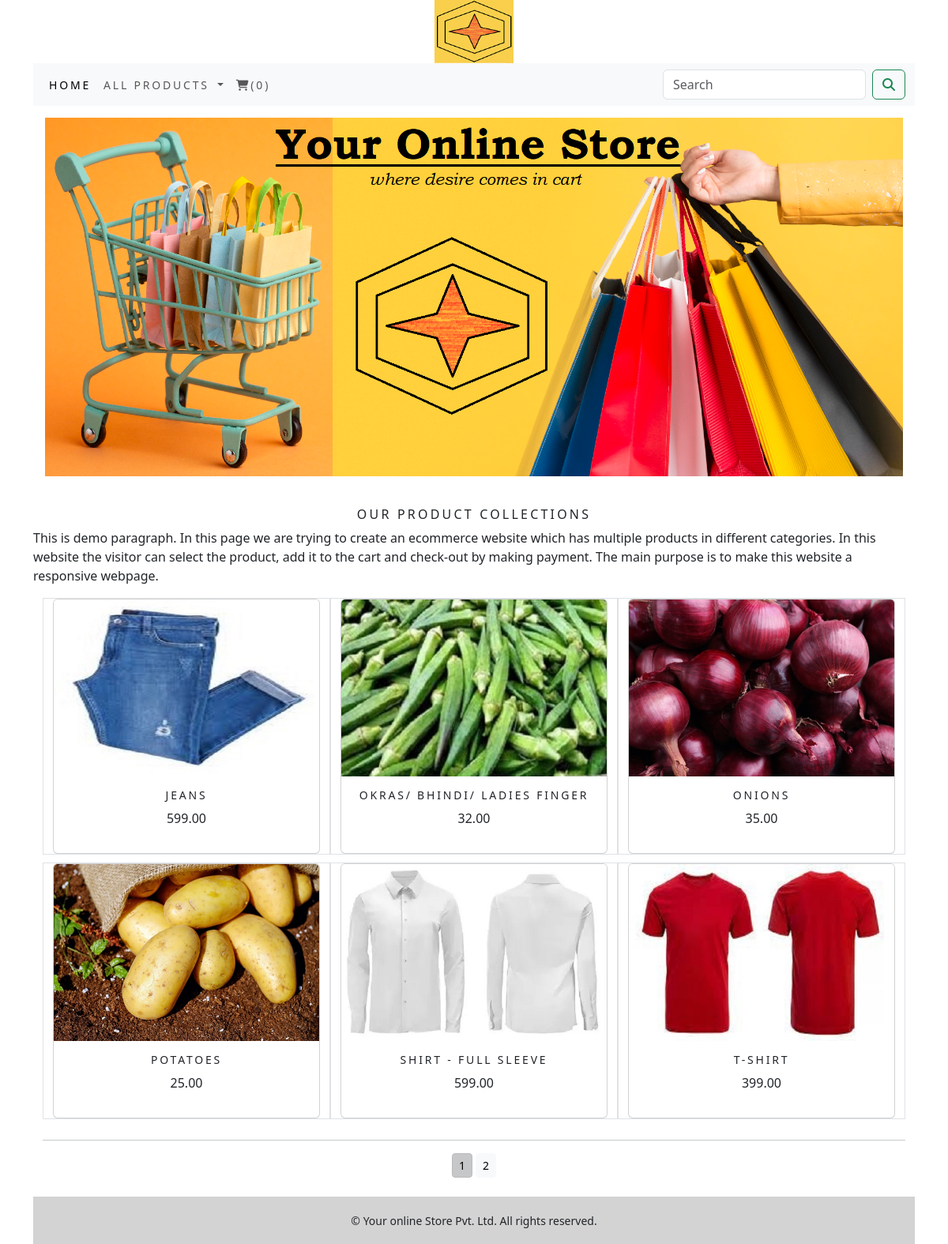
The page / on the database its author committed.
### shop/models.py (models this page shows, shortened)
class Product(models.Model):
    name = models.CharField(max_length=250, unique=True)
    slug = models.SlugField(max_length=250, unique=True)
    descr = models.TextField(blank=True)
    price = models.DecimalField(max_digits=10, decimal_places=2)
    category = models.ForeignKey(Category, on_delete=models.CASCADE)
    image = models.ImageField(upload_to='product', blank=True)
    stock = models.IntegerField()
    available = models.BooleanField(default=True)
    created = models.DateTimeField(auto_now_add=True)
    updated = models.DateTimeField(auto_now=True)
    def get_url(self):
        return reverse('shop:pcd', args=[self.category.slug, self.slug])
    class Meta:
        ordering = ('name',)
        verbose_name = 'product'
        verbose_name_plural = 'products'

### ecommerceproject/views.py (the view)
# urls.py: 2. Add a URL to urlpatterns:  path('', views.home, name='home')
def home(request, c_slug=None):
    c_page = None
    products_list = None
    if c_slug != None:
        c_page = get_object_or_404(Category, slug=c_slug)
        products_list = Product.objects.all().filter(category=c_page, available=True)
    else:
        products_list = Product.objects.all().filter(available=True)
    paginator = Paginator(products_list, 6)
    try:
        page = int(request.GET.get('page','1'))
    except:
        page = 1
    try:
        products = paginator.page(page)
    except (EmptyPage, InvalidPage):
        products = paginator.page(paginator.num_pages)
    return render(request, 'category.html', {'category': c_page, 'products': products})

### cart_app/context_processors.py (called while the page is built)
def counter(request):
    item_count = 0
    if 'admin' in request.path:
        return {}
    else:
        try:
            cart = Cart.objects.filter(cart_id=_cart_id(request))
            cart_items = CartItem.objects.all().filter(cart=cart[:1])
            for cart_item in cart_items:
                item_count += cart_item.quantity
        except Cart.DoesNotExist:
            item_count = 0
        return dict(item_count=item_count)

### cart_app/views.py (called while the page is built)
def _cart_id(request):
    cart = request.session.session_key
    if not cart:
        cart = request.session.create()
    return cart

### shop/context_processors.py (called while the page is built)
def menu_links(request):
    links = Category.objects.all()
    return dict(links=links)

### shop/models.py (called while the page is built)
    def get_url(self):
        return reverse('shop:product_by_category', args=[self.slug])

### templates/category.html (shortened to what this page needs)
{% extends 'base.html' %}
{% load static %}
{% block content %}
    <div class="mx-auto">
        {% if category %}
        <img class="my_image" src="{{category.image.url}}" alt="{{category.name}}">
    </div>
        <br>
    <div>
        <h1 class="text-center my_title">{{category.name}}</h1>
        <p class="text-justify text-center">{{category.des}}</p>
    </div>
        {% else %}
    <div>
        <img class="my_image my_image_padding" src="{% static 'img/banner.png' %}" alt="our product">
    </div>
        <br>
    <div>
        <h1 class="text-center my_title">Our product collections</h1>
        <p class="text-justify">This is demo paragraph. In this page we are trying to create an ecommerce website which has multiple products in different categories. In this website the visitor can select the product, add it to the cart and check-out by making payment. The main purpose is to make this website a responsive webpage.</p>
    </div>
        {% endif %}
    <div class="container">
        <div class="row mx-auto">
            {% for product in products.object_list %}
            <div class="my_bottom_margin col-sm-12 col-md-4 border">
                <div class="card text-center" style="min-width: 18rem">
                    <a href="{{product.get_url}}"><img class="card-img-top my_image" src="{{product.image.url}}" alt="{{product.name}}"></a>
                    <div class="card-body">
                        <h4>{{product.name}}</h4>
                        <p>{{product.price}}</p>
                    </div>
                </div>
            </div>
            {% endfor %}
        </div>
        <div class="mx-auto">
            {% if products.paginator.num_pages > 1 %}
            <hr>
            <div class="text-center">
                {% for pg in products.paginator.page_range %}
                    <a href="?page={{pg}}" class="btn btn-light btn-sm {% if products.number == pg %} active {% endif %}">{{pg}}</a>
                {% endfor %}
            </div>
            {% endif %}
        </div>
    </div>
{% endblock %}

### templates/base.html (shortened to what this page needs)
{% load static %}
<!DOCTYPE html>
<html lang="en">
<head>
    <link rel="stylesheet" href="{% static 'css/custom.css' %}">
    <link href="{% static 'css/bootstrap.min.css' %}" rel="stylesheet">
</head>
<body>
<div class="container">
    {% include 'header.html' %}
    {% include 'navbar.html' %}
    {% block content %}
    {% endblock %}
</div>
    {% include 'footer.html' %}
</body>
</html>

### templates/header.html
{% load static %}
<header>
  <center>
    <a href="{% url 'shop:allProdCat' %}"><img src="{% static 'img/logonew.png' %}" alt="logoimage" width="100px" height="80px"></a>
  </center>
</header>

### templates/navbar.html (shortened to what this page needs)
<nav class="navbar navbar-expand-lg bg-body-tertiary">
  <div class="container-fluid">
    <div class="collapse navbar-collapse" id="navbarSupportedContent">
      <ul class="navbar-nav me-auto mb-2 mb-lg-0">
        <li class="nav-item">
          <a class="nav-link active" aria-current="page" href="{% url 'shop:allProdCat' %}">Home</a>
        </li>
        <li class="nav-item dropdown {% if 'shop' in request.path %} active {% endif %}">
          <a class="nav-link dropdown-toggle" href="#" role="button" data-bs-toggle="dropdown" aria-expanded="false">
            All Products
          </a>
        </li>
          {% if item_count >= 0 %}
        <li class="nav-item">
          <a class="nav-link" href="{% url 'cart_app:cart_detail' %}"><i class="fa-solid fa-cart-shopping"></i>({{item_count}})</a>
        </li>
          {% endif %}
      </ul>
      <form class="d-flex" role="search" action="{% url 'search_app:searchresult' %}" method="get">
        <input class="form-control me-2" type="search" placeholder="Search" name="q" aria-label="Search">
        <button class="btn btn-outline-success" type="submit"><i class="fa-solid fa-magnifying-glass"></i></button>
      </form>
    </div>
  </div>
</nav>

### templates/footer.html
<br>
<div class="footer navbar-fixed-bottom my_footer">
  <p class="text-center">&copy; Your online Store Pvt. Ltd. All rights reserved.</p>
</div>

### static/css/custom.css (style rules this page uses)
body { font-family: 'AR One Sans', sans-serif; }
.nav-item { letter-spacing : .2em; font-size : 14px; text-transform : uppercase; }
.my_footer { background-color : lightgrey; height : 60px; }
.my_footer p { padding-top : 20px; font-size : 14px; }
.my_image { width : 100%; height : auto; }
.my_title { font-size : 16px; text-transform : uppercase; letter-spacing : .2em; }
.my_image_padding { padding : 15px; }
.my_bottom_margin { margin-bottom : 10px; }
.card-body h4 { font-size: 14px; text-transform : uppercase; letter-spacing : .2em; }

### rows shown on the page
Product: image (picture), name "JEANS", price "599.00"
Product: image (picture), name "OKRAS/ BHINDI/ LADIES FINGER", price "32.00"
Product: image (picture), name "ONIONS", price "35.00"
Product: image (picture), name "POTATOES", price "25.00"
Product: image (picture), name "SHIRT - FULL SLEEVE", price "599.00"
Product: image (picture), name "T-SHIRT", price "399.00"

### other values the page prints
{{ item_count }} "0"
{{ pg }} "1" "2"
